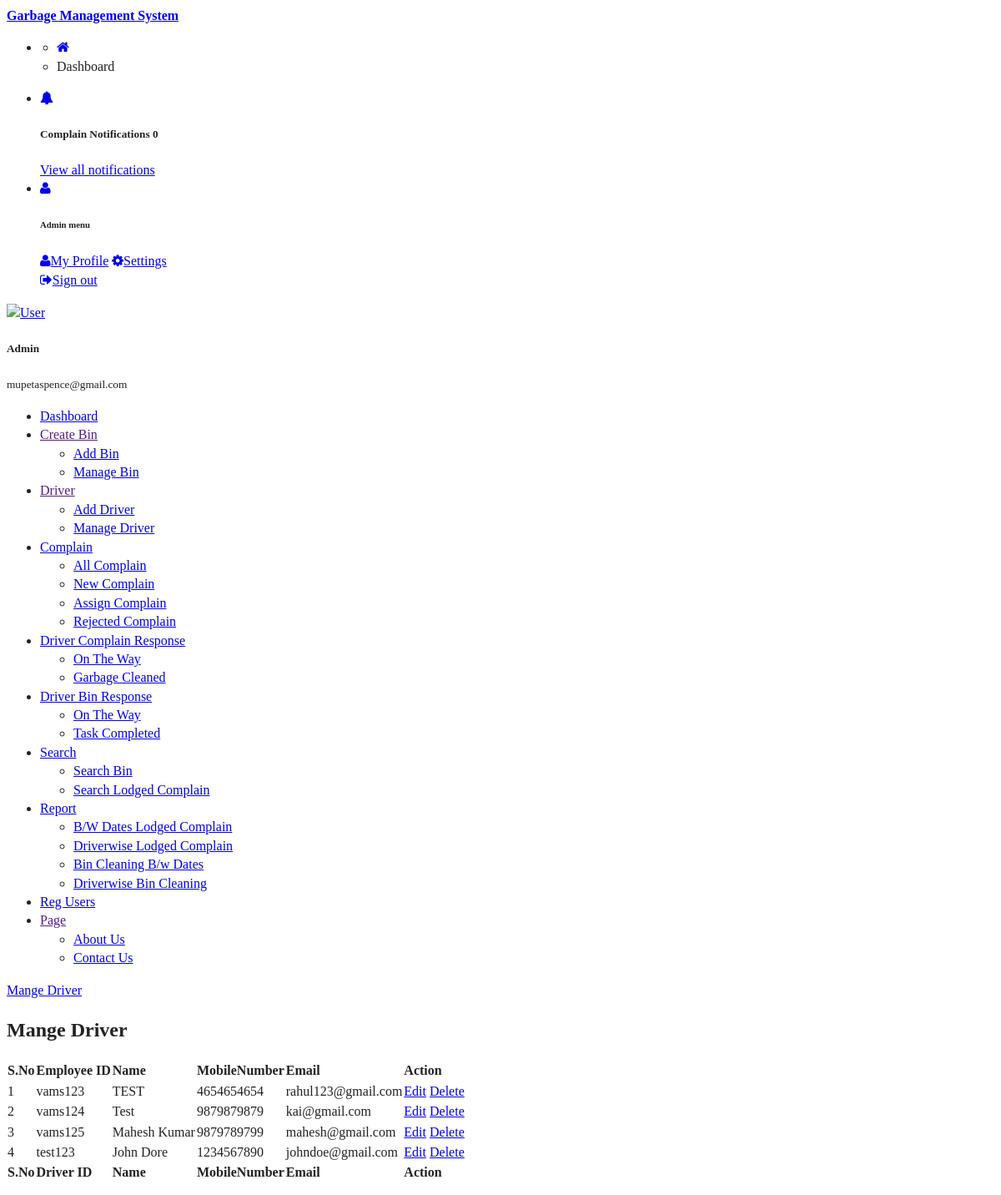
/admin/manage-driver.php (signed in), run on the app's committed database.
### tables this page shows
CREATE TABLE IF NOT EXISTS `tbldriver` (
  `ID` int NOT NULL AUTO_INCREMENT,
  `DriverID` varchar(20) DEFAULT NULL,
  `Name` varchar(200) DEFAULT NULL,
  `MobileNumber` bigint DEFAULT NULL,
  `Email` varchar(200) DEFAULT NULL,
  `Address` mediumtext,
  `Password` varchar(200) DEFAULT NULL,
  `JoiningDate` timestamp NOT NULL DEFAULT CURRENT_TIMESTAMP,
  PRIMARY KEY (`ID`)
);

### admin/manage-driver.php (the view, shortened to what this page needs)
<?php
include('includes/dbconnection.php');
if (strlen($_SESSION['vamsaid']==0)) {
  header('location:logout.php');
  } else{
  ?>
<!doctype html>
<html lang="en">
<head>
    <link rel="stylesheet" href="../assets/vendor/themify-icons/themify-icons.css">
    <link rel="stylesheet" href="../assets/vendor/fontawesome/css/font-awesome.min.css">
    <link rel="stylesheet" href="../assets/vendor/jquery-datatable/dataTables.bootstrap4.min.css">
    <link  rel="stylesheet" href="../assets/css/main.css">
</head>
<body class="theme-indigo">
<?php include_once('includes/header.php');?>
    <div class="main_content" id="main-content">
       <?php include_once('includes/sidebar.php');?>
        <div class="page">
            <nav class="navbar navbar-expand-lg navbar-light bg-light">
                <a class="navbar-brand" href="javascript:void(0);">Mange Driver</a>
            </nav>
            <div class="container-fluid">
                <div class="row clearfix">
                    <div class="col-lg-12">
                        <div class="card">
                            <div class="header">
                                <h2><strong>Mange</strong> Driver </h2>
                            </div>
                            <div class="body">
                                <div class="table-responsive">
                                    <table class="table table-bordered table-striped table-hover js-basic-example dataTable">
                                        <thead>
                                            <tr>
                                               <th>S.No</th>
                                        <th>Employee ID</th>
                                        <th>Name</th>
                                        <th>MobileNumber</th>
                                        <th>Email</th>
                                        <th>Action</th>
                                            </tr>
                                        </thead>
                                        <tfoot>
                                            <tr>
                                               <th>S.No</th>
                                        <th>Driver ID</th>
                                        <th>Name</th>
                                        <th>MobileNumber</th>
                                        <th>Email</th>
                                        <th>Action</th>
                                            </tr>
                                        </tfoot>
                                        <tbody>
                                            <tr>
                                                <?php
$sql="SELECT * from tbldriver";
$query = $dbh -> prepare($sql);
$query->execute();
$results=$query->fetchAll(PDO::FETCH_OBJ);
$cnt=1;
if($query->rowCount() > 0)
{
foreach($results as $row)
{               ?>
                                               <td><?php echo htmlentities($cnt);?></td>
                                        <td><?php  echo htmlentities($row->DriverID);?></td>
                                        <td><?php  echo htmlentities($row->Name);?></td>
                                        <td><?php  echo htmlentities($row->MobileNumber);?></td>
                                        <td><?php  echo htmlentities($row->Email);?></td>
                                        <td><a href="edit-driver-detail.php?editid=<?php echo htmlentities ($row->ID);?>" class="btn btn-primary">Edit</a>  <a href="manage-driver.php?delid=<?php echo ($row->ID);?>" onclick="return confirm('Do you really want to Delete ?');" class="btn btn-primary">Delete</a></td>
                                            </tr>
                                         <?php $cnt=$cnt+1;}} ?>
                                        </tbody>
                                    </table>
                                </div>
                            </div>
                        </div>
                    </div>
                </div>
            </div>
        </div>
    </div>
</body>
</html><?php }  ?>

### admin/includes/header.php (shortened to what this page needs)
<nav class="navbar custom-navbar navbar-expand-lg py-2">
    <div class="container-fluid px-0">
        <a href="dashboard.php" class="navbar-brand"><strong>Garbage Management System</strong></a>
        <div id="navbar_main">
            <ul class="navbar-nav mr-auto hidden-xs">
                <li class="nav-item page-header">
                <ul class="breadcrumb" style="padding-left: 20px;">
                    <li class="breadcrumb-item"><a href="dashbaord.php"><i class="fa fa-home"></i></a></li>
                    <li class="breadcrumb-item active">Dashboard</li>
                </ul>
                </li>
            </ul>
            <ul class="navbar-nav ml-auto">
                <li class="nav-item dropdown">
                    <a class="nav-link nav-link-icon" href="javascript:void(0);" id="navbar_1_dropdown_2" role="button" data-toggle="dropdown" aria-haspopup="true" aria-expanded="false"><i class="fa fa-bell"></i></a>
                    <div class="dropdown-menu dropdown-menu-right dropdown-menu-xl py-0">
                        <div class="py-3 px-3">
                            <?php
$sql="SELECT tbllodgedcomplain.ComplainNumber,tbllodgedcomplain.AssignTo,tbllodgedcomplain.ID as compid,tbllodgedcomplain.Status,tbluser.ID as uid,tbluser.FullName,tbluser.MobileNumber,tbluser.Email from tbllodgedcomplain join tbluser on tbluser.ID=tbllodgedcomplain.UserID  where tbllodgedcomplain.Status is null";
$query = $dbh -> prepare($sql);
$query->execute();
$totalreq=$query->rowCount();
?>
                            <h5 class="heading h6 mb-0">Complain Notifications <span class="badge badge-pill badge-primary text-uppercase float-right"><?php echo $totalreq;?></span></h5>
                        </div>
                        <div class="py-3 text-center">
                            <a href="new-complain.php" class="link link-sm link--style-3">View all notifications</a>
                        </div>
                    </div>
                </li>
                <li class="nav-item dropdown">
                    <a class="nav-link nav-link-icon" href="javascript:void(0);" id="navbar_1_dropdown_3" role="button" data-toggle="dropdown" aria-haspopup="true" aria-expanded="false"><i class="fa fa-user"></i></a>
                    <div class="dropdown-menu dropdown-menu-right">
                        <h6 class="dropdown-header">Admin menu</h6>
                        <a class="dropdown-item" href="profile.php"><i class="fa fa-user text-primary"></i>My Profile</a>
                        <a class="dropdown-item" href="change-password.php"><i class="fa fa-cog text-primary"></i>Settings</a>
                        <a class="dropdown-item" href="logout.php"><i class="fa fa-sign-out text-primary"></i>Sign out</a>
                    </div>
                </li>
            </ul>
        </div>
    </div>
</nav>

### admin/includes/sidebar.php
<div class="left_sidebar">
        <nav class="sidebar">
            <div class="user-info">
                <div class="image"><a href="javascript:void(0);"><img src="../assets/images/user.png" alt="User"></a></div>
                <div class="detail mt-3">
 <?php
$aid=$_SESSION['vamsaid'];
$sql="SELECT AdminName,Email from  tbladmin where ID=:aid";
$query = $dbh -> prepare($sql);
$query->bindParam(':aid',$aid,PDO::PARAM_STR);
$query->execute();
$results=$query->fetchAll(PDO::FETCH_OBJ);
$cnt=1;
if($query->rowCount() > 0)
{
foreach($results as $row)
{               ?>
                    <h5 class="mb-0"><?php  echo $row->AdminName;?></h5>
                    <small><?php  echo $row->Email;?></small><?php $cnt=$cnt+1;}} ?>
                </div>
            </div>
            <ul id="main-menu" class="metismenu">
                <li class="active"><a href="dashboard.php"><i class="ti-home"></i><span>Dashboard</span></a></li>
                <li>
                    <a href="" class="has-arrow"><i class="ti-folder"></i><span>Create Bin</span></a>
                    <ul>
                        <li><a href="add-bin.php">Add Bin</a></li>
                        <li><a href="manage-bin.php">Manage Bin</a></li>
                    </ul>
                </li>
                <li>
                    <a href="" class="has-arrow"><i class="ti-user"></i><span>Driver</span></a>
                    <ul>
                        <li><a href="add-driver.php">Add Driver</a></li>
                        <li><a href="manage-driver.php">Manage Driver</a></li>
                    </ul>
                </li>
               <li>
                    <a href="javascript:void(0)" class="has-arrow"><i class="ti-files"></i><span>Complain</span></a>
                    <ul>
                        <li><a href="all-complain.php">All Complain</a></li>
                        <li><a href="new-complain.php">New Complain</a></li>
                        <li><a href="assign-complain.php">Assign Complain</a></li>
                        <li><a href="rejected-complain.php">Rejected Complain</a></li>
                    </ul>
                </li>
                <li>
                    <a href="javascript:void(0)" class="has-arrow"><i class="ti-view-list"></i><span>Driver Complain Response</span></a>
                    <ul>
                        <li><a href="ontheway-complain.php">On The Way</a></li>
                        <li><a href="completed-complain.php">Garbage Cleaned</a></li>
                    </ul>
                </li>
                <li>
                    <a href="javascript:void(0)" class="has-arrow"><i class="ti-view-list"></i><span>Driver Bin Response</span></a>
                    <ul>
                        <li><a href="ontheway.php">On The Way</a></li>
                        <li><a href="completed.php">Task Completed</a></li>
                    </ul>
                </li>
                 <li>
                    <a href="javascript:void(0)" class="has-arrow"><i class="ti-search"></i><span>Search</span></a>
                    <ul>
                        <li><a href="search-bin.php">Search Bin</a></li>
                        <li><a href="search-complain.php">Search Lodged Complain</a></li>
                    </ul>
                </li>
                <li class="open-top">
                    <a href="javascript:void(0)" class="has-arrow"><i class="ti-lock"></i><span>Report</span></a>
                    <ul>
                        <li><a class="dropdown-item" href="between-dates-complain-reports.php">B/W Dates Lodged Complain </a></li>
                        <li><a class="dropdown-item" href="driverwise-complain-report.php">Driverwise Lodged Complain </a></li>
                         <li><a class="dropdown-item" href="between-dates-bin-reports.php">Bin Cleaning B/w Dates  </a></li>
                        <li><a class="dropdown-item" href="driverwise-report.php">Driverwise Bin Cleaning </a></li>
                    </ul>
                </li>
               <li><a href="reg-users.php"><i class="ti-user"></i><span>Reg Users</span></a></li>
  <li>
                    <a href="" class="has-arrow"><i class="ti-pencil-alt"></i><span>Page</span></a>
                    <ul>
                        <li><a href="aboutus.php">About Us</a></li>
                        <li><a href="contactus.php">Contact Us</a></li>
                    </ul>
                </li>
            </ul>
        </nav>
    </div>

### css/main.css (style rules this page uses)
html { color: #222; font-size: 1em; line-height: 1.4; }
audio, canvas, iframe, img, svg, video { vertical-align: middle; }
.clearfix:before, .clearfix:after { content: " "; display: table; }
.clearfix:after { clear: both; }

### data on the page
tbldriver: DriverID "vams123", Name "TEST", MobileNumber "4654654654", Email "rahul123@gmail.com"
tbldriver: DriverID "vams124", Name "Test", MobileNumber "9879879879", Email "kai@gmail.com"
tbldriver: DriverID "vams125", Name "Mahesh Kumar", MobileNumber "9879789799", Email "mahesh@gmail.com"
tbldriver: DriverID "test123", Name "John Dore", MobileNumber "1234567890", Email "johndoe@gmail.com"

### other printed values
$totalreq "0"
$row->AdminName "Admin"
$row->Email "mupetaspence@gmail.com"
